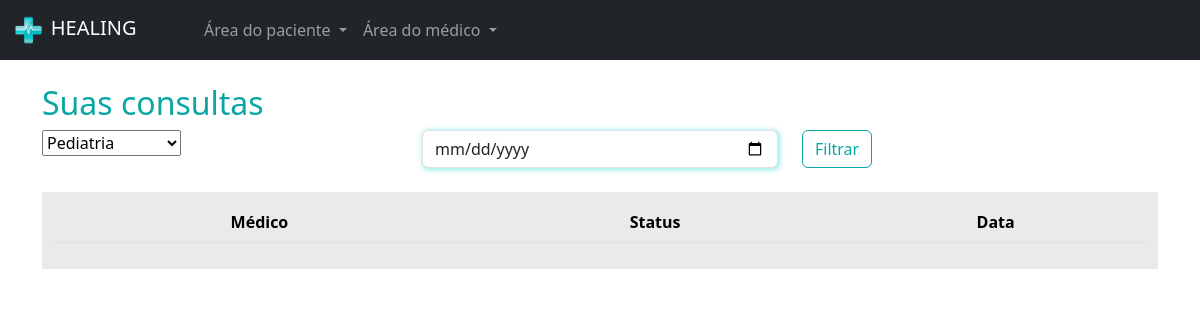
Page /pacientes/minhas_consultas/ (signed in) on the earlier database version.
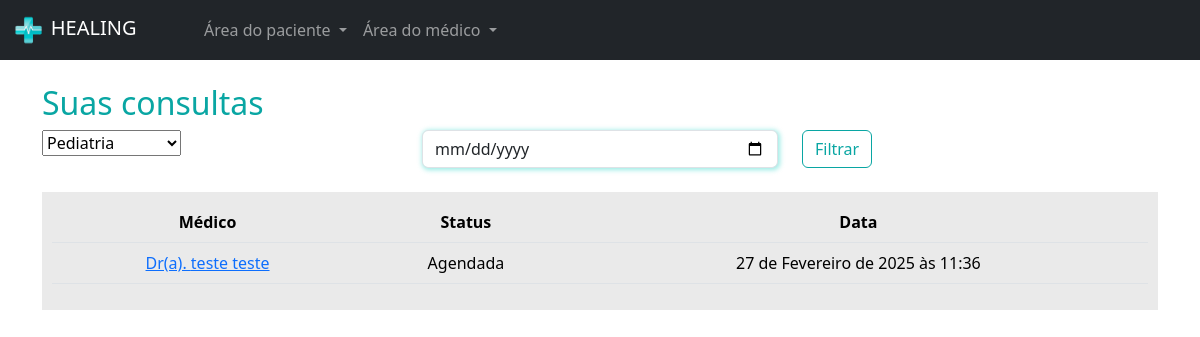
Same page on the later database version.
### paciente/models.py (models this page shows, shortened)
class Consulta(models.Model):
    status_choices = (
        ('A', 'Agendada'),
        ('F', 'Finalizada'),
        ('C', 'Ccancelada'),
        ('I', 'Iniciada')
    )
    paciente = models.ForeignKey(User, on_delete=models.DO_NOTHING)
    data_aberta = models.ForeignKey(DatasAbertas, on_delete=models.DO_NOTHING)
    status = models.CharField(max_length=1, choices=status_choices,default='A')
    link = models.URLField(null=True, blank=True)

### medico/models.py (models this page shows, shortened)
class DatasAbertas(models.Model):
    data = models.DateTimeField()
    user = models.ForeignKey(User, on_delete=models.DO_NOTHING) # Médico
    agendado = models.BooleanField(default=False)

### paciente/views.py (the view)
# urls.py: path('minhas_consultas/', views.minhas_consultas, name="minhas_consultas"),
@login_required
def minhas_consultas(request):
    data = request.GET.get("data")
    especialidade = request.GET.get("especialidade")
    minhas_consultas = Consulta.objects.filter(paciente=request.user).filter(data_aberta__data__gte=datetime.now())
    if data:
        minhas_consultas = minhas_consultas.filter(data_aberta__data__gte=data)
    if especialidade:
        minhas_consultas = minhas_consultas.filter(data_aberta__user__dadosmedico__especialidade__id=especialidade)
    especialidades = Especialidades.objects.all()
    return render(request, 'minhas_consultas.html', {'minhas_consultas': minhas_consultas, 'especialidades': especialidades, 'is_medico': is_medico(request.user)})

### medico/models.py (called while the page is built)
def is_medico(user):
    return DadosMedico.objects.filter(user=user).exists()

    def __str__(self):
        return self.especialidade

### paciente/templates/minhas_consultas.html
{% extends "base.html" %}
{% load static %}
{% block 'head' %}
    <link rel="stylesheet" href="{% static 'medicos/css/abrir_horario.css' %}">
    <link rel="stylesheet" href="{% static 'usuarios/css/usuarios.css' %}">
    <link rel="stylesheet" href="{% static 'medicos/css/cadastro_medico.css' %}">
    <link rel="stylesheet" href="{% static 'pacientes/css/home.css' %}">
    <link rel="stylesheet" href="https://cdn.jsdelivr.net/npm/bootstrap-icons@1.11.3/font/bootstrap-icons.min.css">
{% endblock 'head' %}
{% block 'body' %}
{% include "partials/navbar.html" %}
    <div class="container">
        <br>
        <h2><span class="color-dark">Suas consultas</span></h2>
        <div class="row">
            <div class="col-md">
                <form action="">
                <select name="especialidades" class-"form-select">
                    {% for especialidade in especialidades %}
                        <option value="{{especialidade.id}}">{{especialidade}}</option>
                    {% endfor %}
                </select>
            </div>
            <div class="col-md">
                <input type="date" name="data" id="" class="form-control shadow-main-color" placeholder="Data da consulta">
            </div>
            <div class="col-md">
                <input type="submit" value="Filtrar" class="btn btn-dark-color-outline">
            </div>
        </div>
        <br>
        <div class="list-minhas-consultas">
            <table class="table">
                <thead>
                    <tr>
                        <th scope="col">Médico</th>
                        <th scope="col">Status</th>
                        <th scope="col">Data</th>
                    </tr>
                </thead>
                <tbody>
                    {% for consulta in minhas_consultas %}
                        <tr>
                            <td><a href="{% url 'consulta' consulta.id %}">Dr(a). {{consulta.data_aberta.user}}</a></td>
                            <td>{{consulta.get_status_display}}</td>
                            <td>{{consulta.data_aberta.data}}</td>
                        </tr>
                    {% endfor %}
                </tbody>
            </table>
        </div>
    </div>
{% endblock 'body' %}

Differences in the rows shown:
added Consulta: data_aberta.user "teste teste", status "Agendada", data_aberta.data "27 de Fevereiro de 2025 às 11:36"
